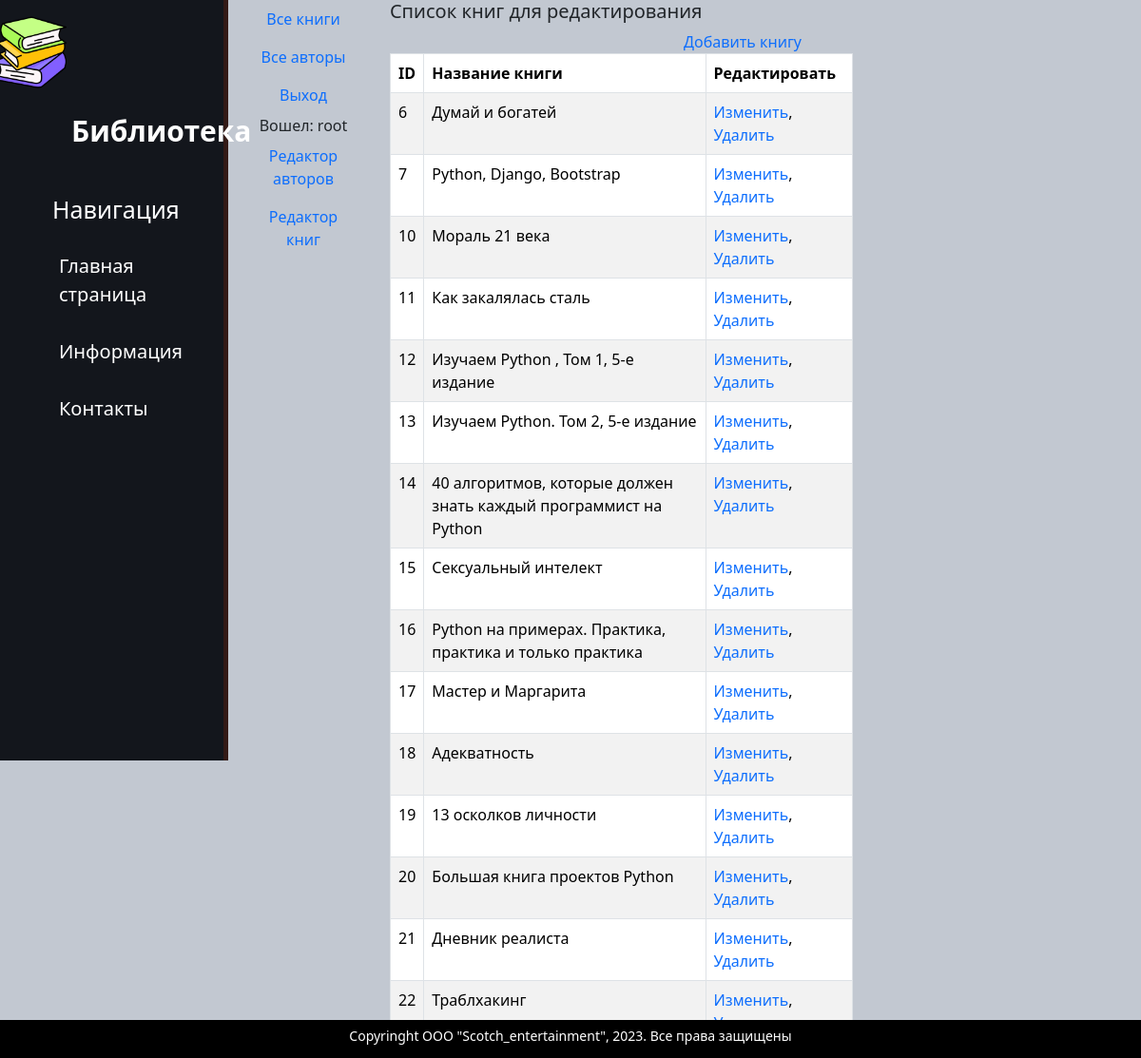
/edit_books/ (signed in), run on the app's committed database.
### catalog/models.py (models this page shows, shortened)
class Book(models.Model):
    title = models.CharField(max_length=200,
                             help_text="Введите название книги",
                             verbose_name="Название книги")
    genre = models.ForeignKey('Genre',
                              on_delete=models.CASCADE,
                              help_text="Выберите жанр для книги",
                              verbose_name="Жанр книги", null=True)
    language = models.ForeignKey('Language',
                                 on_delete=models.CASCADE,
                                 help_text="Выберите язык книги",
                                 verbose_name="Язык книги", null=True)
    publisher = models.ForeignKey('Publisher',
                                  on_delete=models.CASCADE,
                                  help_text="Выберите издательство",
                                  verbose_name="Издательство", null=True)
    year = models.CharField(max_length=4,
                            help_text="Введите год издания",
                            verbose_name="Год издания")
    author = models.ManyToManyField('Author',
                                    help_text="Выберите автора (авторов",
                                    verbose_name="Автор (авторы) книги")
    summary = models.TextField(max_length=1000,
                               help_text="Введите краткое описание книги",
                               verbose_name="Аннотация книги")
    isbn = models.CharField(max_length=13,
                            help_text="Должно содержать 13 символов",
                            verbose_name="ISBN книги")
    price = models.DecimalField(decimal_places=2, max_digits=7,
                                help_text="Введите цену книги",
                                verbose_name="Цена (руб.)")
    photo = models.ImageField(upload_to='images',
                              help_text="Введите изображение обложки",
                              verbose_name="Изображение обложки")
    def display_author(self):
        return ', '.join([author.last_name for author in self.author.all()])
    display_author.short_description = "Авторы"

### catalog/views.py (the view)
# urls.py: path('edit_books/', views.edit_books, name='edit_books'),
def edit_books(request):
    book = Book.objects.all()
    context = {'book': book}
    return render(request, "catalog/edit_books.html", context)

### templates/catalog/edit_books.html (shortened to what this page needs)
{% extends "catalog/base.html" %}
{% block content %}
<div class="row text-start text-#19b7e3 lh-2">
    <h5>Список книг для редактирования</h5>
</div>
  <div class="row">
      <a href="{% url 'book_create' %}">Добавить книгу</a>
    <div class="col-8">
      <table class="table table-striped table-bordered text-start">
        <thead>
          <tr>
            <th>ID</th>
            <th>Название книги</th>
            <th>Редактировать</th>
          </tr>
        </thead>
        <tbody>
          {% if book %}
            {% for book in book.all %}
              <tr>
                <td>{{ book.id }}</td>
                <td>{{ book.title }}</td>
                <td><a href="/book/update/{{ book.id}}">Изменить</a>,
                    <a href="/book/delete/{{ book.id }}">Удалить</a></td>
              </tr>
            {% endfor %}
          {% else %}
            <p>В базе данных нет книг</p>
          {% endif %}
        </tbody>
      </table>
    </div>
    <div class="col-2"></div>
  </div>
{% endblock %}

### templates/catalog/base.html (shortened to what this page needs)
<!DOCTYPE html>
<html lang="en">
<head>
    {% load static %}
    <link rel="stylesheet" href="https://cdn.jsdelivr.net/npm/bootstrap@5.3.2/dist/css/bootstrap.min.css">
    <link rel="stylesheet" href="{% static 'catalog/css/catalog.css' %}">
</head>
<body>
    <aside>
        <img src="{% static 'catalog/img/1.png' %}" alt="Лого">
        <span class="logo">Библиотека</span>
        <h3>Навигация</h3>
        <ul>
            <a href="{% url 'index' %}"><li>Главная страница</li></a>
            <a href="{% url 'about' %}"><li>Информация</са></li></a>
            <a href="{% url 'contact' %}"><li>Контакты</li></a>
        </ul>
    </aside>
    <div class="container-fluid">
        <div class="row text-center text-#19b7e3">
            <div class="col-2">
                {% block sidebar %}
                <nav class="nav flex-column ">
                    <a class="nav-link" href="{% url 'books' %}"> Все книги </a>
                    <a class="nav-link" href="{% url 'authors-list' %}"> Все авторы </a>
                    {% if user.is_authenticated %}
                    <a class="nav-link" href="{% url 'logout' %}?next={{ request.path }}"> Выход </a>
                    <div> Вошел: {{ user.get_username }}</div>
                    <a class="nav-link"
                       href="{% url 'edit_authors' %}"> Редактор авторов </a>
                    <a class="nav-link"
                       href="{% url 'edit_books' %}">Редактор книг</a>
                    {% else %}
                    <a class="nav-link"
                       href="{% url 'login' %}?next-{{ request.path }}"> Вход </a>
                    {% endif %}
                </nav>
                {% endblock sidebar %}
            </div>
            <div class="col-10" >
                <div class="row text-center text-#19b7e3">
                    {% block content %}
                    {% endblock content %}
                </div>
            </div>
        </div>
    </div>
    <footer>
        <div class="container-fluid">
            <div class="row bg-black text-center text-white small lh-sm pt my-2">
                {% block footer %}
                <p>Copyringht ООО "Scotch_entertainment", 2023. Все права защищены</p>
                {% endblock footer %}
            </div>
        </div>
    </footer>
</body>
</html>

### static/catalog/css/catalog.css (style rules this page uses)
body { background: #c2c8d1; }
aside { float: left; background: #13161c; width: 20%; padding: 2.5%; height: 100vh; color: #fff; border-right: 5px solid #331a16; }
aside img { width: 80px; float: left; margin-left: -40px; position: relative; top: -15px; }
aside .logo { font-size: 30px; margin-left: 45px; font-weight: bold; position: relative; top: 5px; }
aside h3 { margin-top: 50px; font-size: 25px; margin-left: 25px; }
aside ul { list-style: none }
aside ul li { color: #fff; display: block; margin-top: 30px; font-size: 20px; transition: all 0.6s ease; }
footer { position: absolute; bottom: 0; width: 100%; height: 40px; background: black; }

### templates/catalog/base.html (style rules this page uses)
a { text-decoration: none; }

### data on the page
Book: id "6", title "Думай и богатей"
Book: id "7", title "Python, Django, Bootstrap"
Book: id "10", title "Мораль 21 века"
Book: id "11", title "Как закалялась сталь"
Book: id "12", title "Изучаем Python , Том 1, 5-е издание"
Book: id "13", title "Изучаем Python. Том 2, 5-е издание"
Book: id "14", title "40 алгоритмов, которые должен знать каждый программист на Python"
Book: id "15", title "Сексуальный интелект"
Book: id "16", title "Python на примерах. Практика, практика и только практика"
Book: id "17", title "Мастер и Маргарита"
Book: id "18", title "Адекватность"
Book: id "19", title "13 осколков личности"
Book: id "20", title "Большая книга проектов Python"
Book: id "21", title "Дневник реалиста"
Book: id "22", title "Траблхакинг"

### other printed values
{{ user.get_username }} "root"
